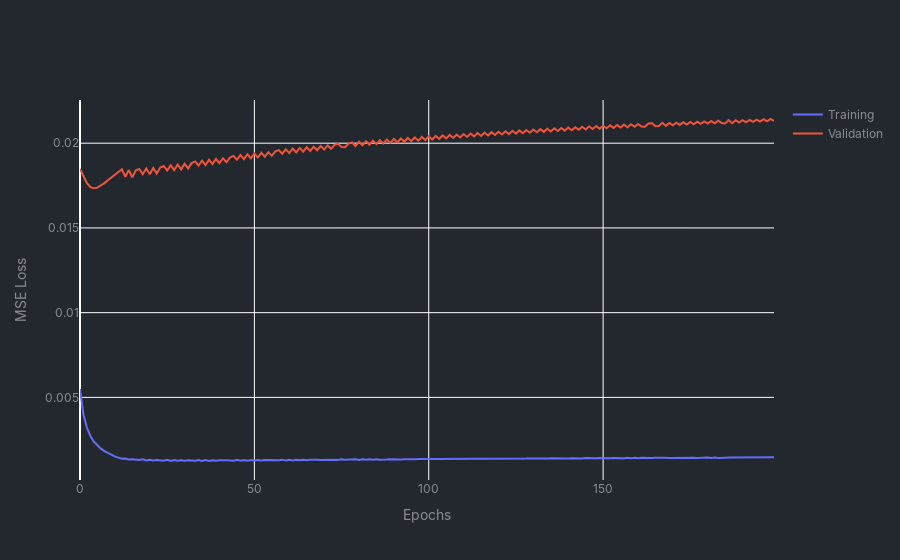

This figure's notebook cell:
### Code cell
retrained_handler.plot_training_results()

### Figure 1 — Plotly figure (JSON) as saved in the notebook; plotly's stock layout.template omitted (floating-point values rounded to 4 significant figures; data arrays with more than 128 entries replaced by an {"elided": "..."} marker saying what was removed)
{"data": [{"mode": "lines", "name": "Training", "type": "scatter", "y": {"elided": "200 float values"}}, {"mode": "lines", "name": "Validation", "type": "scatter", "y": {"elided": "200 float values"}}], "layout": {"font": {"color": "#8b8d90", "family": "Inter"}, "paper_bgcolor": "#23272e", "plot_bgcolor": "#23272e", "title": {"text": ""}, "xaxis": {"title": {"text": "Epochs"}}, "yaxis": {"title": {"text": "MSE Loss"}}}}
